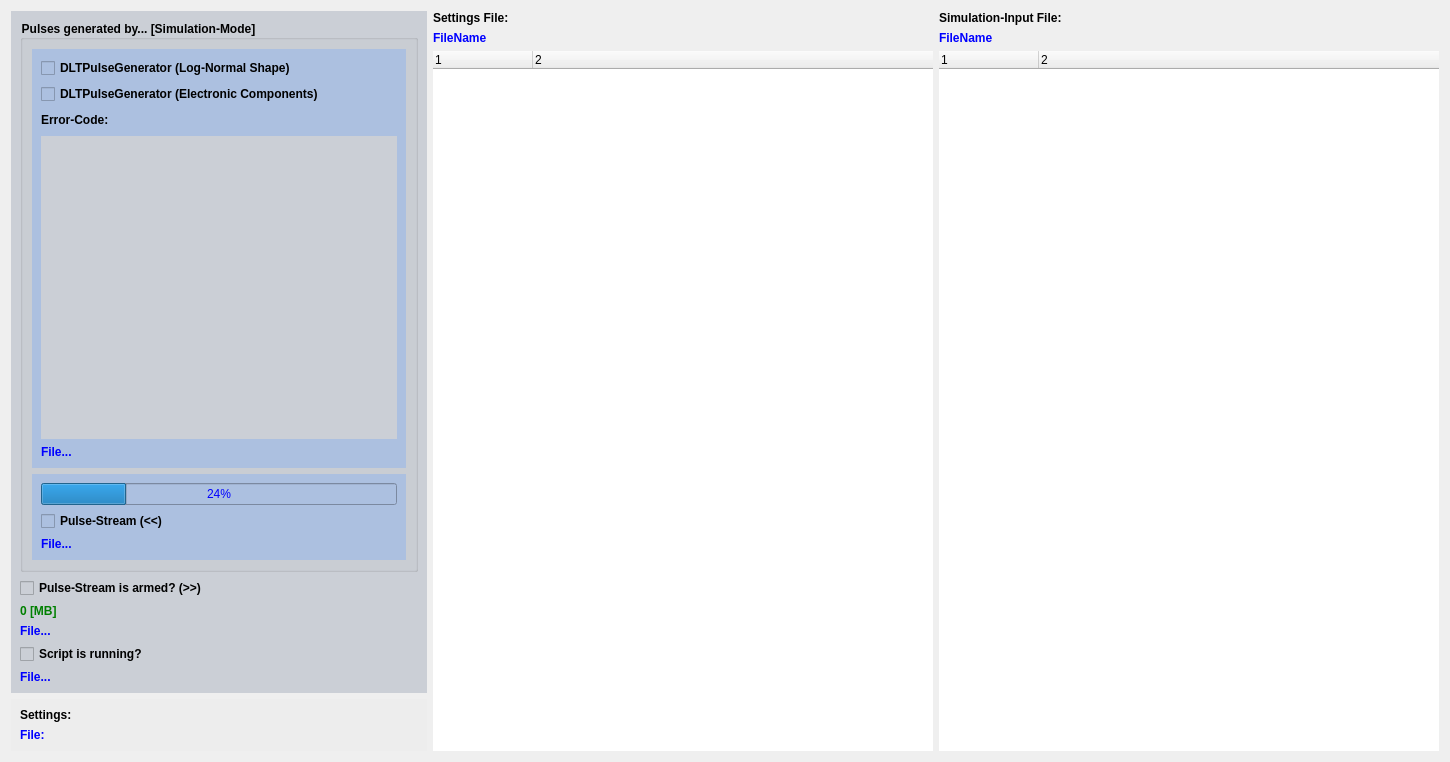
<?xml version="1.0" encoding="UTF-8"?>
<ui version="4.0">
 <class>DRS4StateLogDlg</class>
 <widget class="QWidget" name="DRS4StateLogDlg">
  <property name="geometry">
   <rect>
    <x>0</x>
    <y>0</y>
    <width>1450</width>
    <height>748</height>
   </rect>
  </property>
  <property name="windowTitle">
   <string>Form</string>
  </property>
  <property name="styleSheet">
   <string notr="true"/>
  </property>
  <layout class="QHBoxLayout" name="horizontalLayout_2">
   <item>
    <layout class="QVBoxLayout" name="verticalLayout_8">
     <item>
      <widget class="QFrame" name="frame_3">
       <property name="styleSheet">
        <string notr="true">background-color: rgb(203, 207, 214)</string>
       </property>
       <property name="frameShape">
        <enum>QFrame::NoFrame</enum>
       </property>
       <property name="frameShadow">
        <enum>QFrame::Plain</enum>
       </property>
       <layout class="QVBoxLayout" name="verticalLayout_3">
        <item>
         <widget class="QGroupBox" name="groupBox">
          <property name="font">
           <font>
            <weight>75</weight>
            <bold>true</bold>
           </font>
          </property>
          <property name="title">
           <string>Pulses generated by... [Simulation-Mode]</string>
          </property>
          <layout class="QVBoxLayout" name="verticalLayout_2">
           <item>
            <widget class="QFrame" name="frame">
             <property name="styleSheet">
              <string notr="true">background-color: rgb(172, 192, 224)</string>
             </property>
             <property name="frameShape">
              <enum>QFrame::NoFrame</enum>
             </property>
             <property name="frameShadow">
              <enum>QFrame::Plain</enum>
             </property>
             <layout class="QGridLayout" name="gridLayout">
              <item row="0" column="0">
               <widget class="QCheckBox" name="checkBox_simulationLogNormal">
                <property name="font">
                 <font>
                  <weight>75</weight>
                  <bold>true</bold>
                 </font>
                </property>
                <property name="text">
                 <string>DLTPulseGenerator (Log-Normal Shape)</string>
                </property>
                <property name="checkable">
                 <bool>true</bool>
                </property>
               </widget>
              </item>
              <item row="1" column="0">
               <widget class="QCheckBox" name="checkBox_simulationElectronics">
                <property name="font">
                 <font>
                  <weight>75</weight>
                  <bold>true</bold>
                 </font>
                </property>
                <property name="text">
                 <string>DLTPulseGenerator (Electronic Components)</string>
                </property>
                <property name="checkable">
                 <bool>true</bool>
                </property>
               </widget>
              </item>
              <item row="5" column="0">
               <widget class="QLabel" name="label_fileNameSimulation">
                <property name="font">
                 <font>
                  <weight>75</weight>
                  <bold>true</bold>
                 </font>
                </property>
                <property name="styleSheet">
                 <string notr="true">color: blue</string>
                </property>
                <property name="text">
                 <string>File...</string>
                </property>
               </widget>
              </item>
              <item row="4" column="0">
               <widget class="QTextEdit" name="textEdit_simulationErrorCode">
                <property name="font">
                 <font>
                  <weight>75</weight>
                  <bold>true</bold>
                 </font>
                </property>
                <property name="styleSheet">
                 <string notr="true">background-color: rgb(203, 207, 214)</string>
                </property>
                <property name="frameShape">
                 <enum>QFrame::NoFrame</enum>
                </property>
                <property name="frameShadow">
                 <enum>QFrame::Plain</enum>
                </property>
                <property name="readOnly">
                 <bool>true</bool>
                </property>
               </widget>
              </item>
              <item row="2" column="0">
               <layout class="QHBoxLayout" name="horizontalLayout">
                <item>
                 <widget class="QLabel" name="label">
                  <property name="font">
                   <font>
                    <weight>75</weight>
                    <bold>true</bold>
                   </font>
                  </property>
                  <property name="text">
                   <string>Error-Code:</string>
                  </property>
                 </widget>
                </item>
                <item>
                 <spacer name="horizontalSpacer">
                  <property name="orientation">
                   <enum>Qt::Horizontal</enum>
                  </property>
                  <property name="sizeHint" stdset="0">
                   <size>
                    <width>40</width>
                    <height>20</height>
                   </size>
                  </property>
                 </spacer>
                </item>
               </layout>
              </item>
             </layout>
            </widget>
           </item>
           <item>
            <widget class="QFrame" name="frame_2">
             <property name="styleSheet">
              <string notr="true">background-color: rgb(172, 192, 224)</string>
             </property>
             <property name="frameShape">
              <enum>QFrame::NoFrame</enum>
             </property>
             <property name="frameShadow">
              <enum>QFrame::Plain</enum>
             </property>
             <layout class="QVBoxLayout" name="verticalLayout">
              <item>
               <widget class="QProgressBar" name="progressBar_size">
                <property name="styleSheet">
                 <string notr="true">color: blue</string>
                </property>
                <property name="value">
                 <number>24</number>
                </property>
               </widget>
              </item>
              <item>
               <widget class="QCheckBox" name="checkBox_pulseStreamPulseGeneration">
                <property name="font">
                 <font>
                  <weight>75</weight>
                  <bold>true</bold>
                 </font>
                </property>
                <property name="text">
                 <string>Pulse-Stream (&lt;&lt;)</string>
                </property>
                <property name="checkable">
                 <bool>true</bool>
                </property>
               </widget>
              </item>
              <item>
               <widget class="QLabel" name="label_pulseStreamPulseGenerationFile">
                <property name="font">
                 <font>
                  <weight>75</weight>
                  <bold>true</bold>
                 </font>
                </property>
                <property name="styleSheet">
                 <string notr="true">color: blue</string>
                </property>
                <property name="text">
                 <string>File...</string>
                </property>
               </widget>
              </item>
             </layout>
            </widget>
           </item>
          </layout>
         </widget>
        </item>
        <item>
         <widget class="QCheckBox" name="checkBox_pulseStreamArmed">
          <property name="font">
           <font>
            <weight>75</weight>
            <bold>true</bold>
           </font>
          </property>
          <property name="text">
           <string>Pulse-Stream is armed? (&gt;&gt;)</string>
          </property>
          <property name="checkable">
           <bool>true</bool>
          </property>
         </widget>
        </item>
        <item>
         <widget class="QLabel" name="label_fileStreamByte">
          <property name="font">
           <font>
            <weight>75</weight>
            <bold>true</bold>
           </font>
          </property>
          <property name="styleSheet">
           <string notr="true">color: green</string>
          </property>
          <property name="text">
           <string>0 [MB]</string>
          </property>
         </widget>
        </item>
        <item>
         <widget class="QLabel" name="label_pulseStreamArmedFile">
          <property name="font">
           <font>
            <weight>75</weight>
            <bold>true</bold>
           </font>
          </property>
          <property name="styleSheet">
           <string notr="true">color: blue</string>
          </property>
          <property name="text">
           <string>File...</string>
          </property>
         </widget>
        </item>
        <item>
         <widget class="QCheckBox" name="checkBox_scriptIsRunning">
          <property name="font">
           <font>
            <weight>75</weight>
            <bold>true</bold>
           </font>
          </property>
          <property name="text">
           <string>Script is running?</string>
          </property>
          <property name="checkable">
           <bool>true</bool>
          </property>
         </widget>
        </item>
        <item>
         <widget class="QLabel" name="label_scriptFile">
          <property name="font">
           <font>
            <weight>75</weight>
            <bold>true</bold>
           </font>
          </property>
          <property name="styleSheet">
           <string notr="true">color: blue</string>
          </property>
          <property name="text">
           <string>File...</string>
          </property>
         </widget>
        </item>
       </layout>
      </widget>
     </item>
     <item>
      <widget class="QFrame" name="frame_4">
       <property name="styleSheet">
        <string notr="true">background-color: rgb(237, 237, 237)</string>
       </property>
       <property name="frameShape">
        <enum>QFrame::NoFrame</enum>
       </property>
       <property name="frameShadow">
        <enum>QFrame::Plain</enum>
       </property>
       <layout class="QVBoxLayout" name="verticalLayout_5">
        <item>
         <widget class="QLabel" name="label_2">
          <property name="font">
           <font>
            <weight>75</weight>
            <bold>true</bold>
           </font>
          </property>
          <property name="text">
           <string>Settings:</string>
          </property>
         </widget>
        </item>
        <item>
         <widget class="QLabel" name="label_settingsFile">
          <property name="font">
           <font>
            <weight>75</weight>
            <bold>true</bold>
           </font>
          </property>
          <property name="styleSheet">
           <string notr="true">color:blue</string>
          </property>
          <property name="text">
           <string>File:</string>
          </property>
         </widget>
        </item>
       </layout>
      </widget>
     </item>
    </layout>
   </item>
   <item>
    <layout class="QVBoxLayout" name="verticalLayout_6">
     <item>
      <widget class="QLabel" name="label_3">
       <property name="font">
        <font>
         <weight>75</weight>
         <bold>true</bold>
        </font>
       </property>
       <property name="text">
        <string>Settings File:</string>
       </property>
      </widget>
     </item>
     <item>
      <widget class="QLabel" name="label_settingsFile2">
       <property name="font">
        <font>
         <weight>75</weight>
         <bold>true</bold>
        </font>
       </property>
       <property name="styleSheet">
        <string notr="true">color: blue</string>
       </property>
       <property name="text">
        <string>FileName</string>
       </property>
      </widget>
     </item>
     <item>
      <widget class="QTreeWidget" name="treeWidget_settingsFile">
       <property name="minimumSize">
        <size>
         <width>500</width>
         <height>700</height>
        </size>
       </property>
       <property name="frameShape">
        <enum>QFrame::NoFrame</enum>
       </property>
       <property name="frameShadow">
        <enum>QFrame::Plain</enum>
       </property>
       <property name="alternatingRowColors">
        <bool>true</bool>
       </property>
       <property name="animated">
        <bool>true</bool>
       </property>
       <property name="allColumnsShowFocus">
        <bool>true</bool>
       </property>
       <property name="headerHidden">
        <bool>false</bool>
       </property>
       <property name="columnCount">
        <number>2</number>
       </property>
       <attribute name="headerVisible">
        <bool>true</bool>
       </attribute>
       <column>
        <property name="text">
         <string notr="true">1</string>
        </property>
       </column>
       <column>
        <property name="text">
         <string notr="true">2</string>
        </property>
       </column>
      </widget>
     </item>
    </layout>
   </item>
   <item>
    <layout class="QVBoxLayout" name="verticalLayout_4">
     <item>
      <widget class="QLabel" name="label_4">
       <property name="font">
        <font>
         <weight>75</weight>
         <bold>true</bold>
         <underline>false</underline>
         <strikeout>false</strikeout>
        </font>
       </property>
       <property name="text">
        <string>Simulation-Input File:</string>
       </property>
      </widget>
     </item>
     <item>
      <widget class="QLabel" name="label_fileNameSimulation2">
       <property name="font">
        <font>
         <weight>75</weight>
         <bold>true</bold>
        </font>
       </property>
       <property name="styleSheet">
        <string notr="true">color: blue
</string>
       </property>
       <property name="text">
        <string>FileName</string>
       </property>
      </widget>
     </item>
     <item>
      <widget class="QTreeWidget" name="treeWidget_simulationInputFile">
       <property name="minimumSize">
        <size>
         <width>500</width>
         <height>700</height>
        </size>
       </property>
       <property name="frameShape">
        <enum>QFrame::NoFrame</enum>
       </property>
       <property name="frameShadow">
        <enum>QFrame::Plain</enum>
       </property>
       <property name="alternatingRowColors">
        <bool>true</bool>
       </property>
       <property name="animated">
        <bool>true</bool>
       </property>
       <property name="allColumnsShowFocus">
        <bool>true</bool>
       </property>
       <property name="headerHidden">
        <bool>false</bool>
       </property>
       <property name="columnCount">
        <number>2</number>
       </property>
       <attribute name="headerVisible">
        <bool>true</bool>
       </attribute>
       <column>
        <property name="text">
         <string notr="true">1</string>
        </property>
       </column>
       <column>
        <property name="text">
         <string notr="true">2</string>
        </property>
       </column>
      </widget>
     </item>
    </layout>
   </item>
  </layout>
 </widget>
 <resources/>
 <connections/>
</ui>
